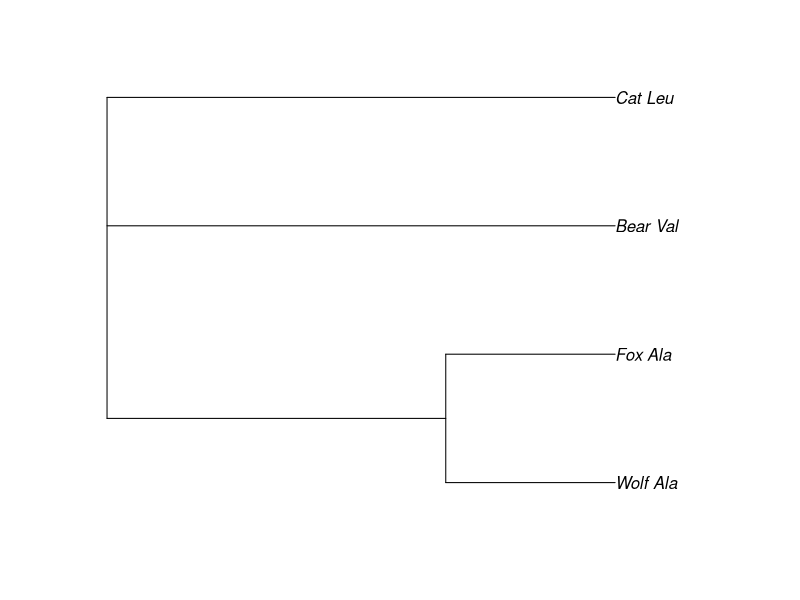

Generate this figure with R:
## ---- chunk 1
knitr::opts_chunk$set(echo = TRUE)
## ---- chunk 2
library(ape)

tree.newick <- '((Wolf_Ala, Fox_Ala), Bear_Val, Cat_Leu);'
  tree.newick <- read.tree(text = tree.newick)
    plot(tree.newick)

## ---- chunk 3
#If the degrees of freedom is at its lowest possible value -- 1
dchisq(3.8, 1)
## ---- chunk 4
#If the degrees of freedom is 2
dchisq(3.8, 2)
